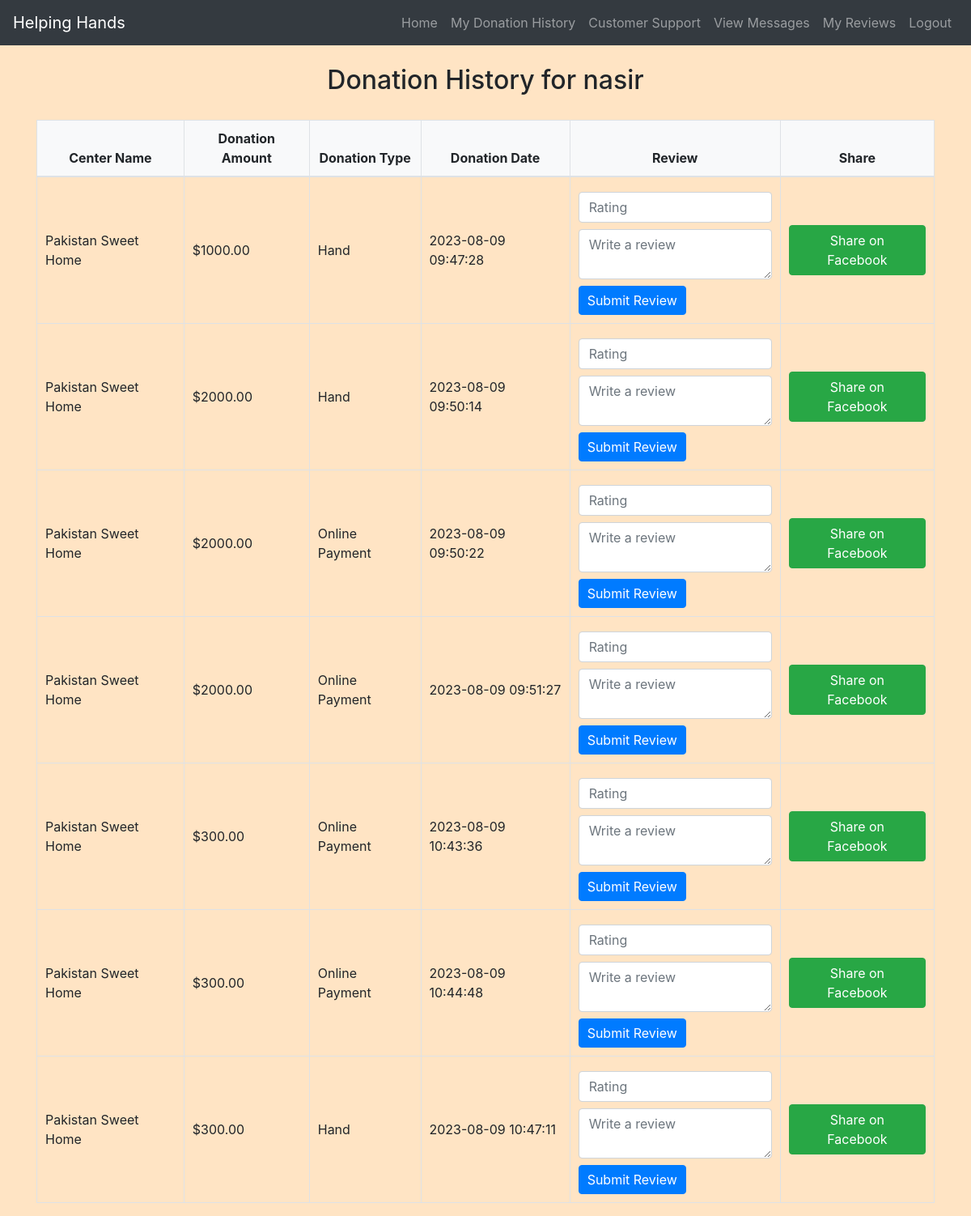
The app's page /donation_history.php (signed in) with its own data.
### tables this page shows
CREATE TABLE `donations` (
  `Donation_ID` int(11) NOT NULL,
  `User_ID` int(11) DEFAULT NULL,
  `Center_ID` int(11) DEFAULT NULL,
  `Donation_Amount` decimal(10,2) DEFAULT NULL,
  `Donation_Type` varchar(20) DEFAULT NULL,
  `Donation_Date` datetime DEFAULT NULL
);

CREATE TABLE `donation_centers` (
  `Center_ID` int(11) NOT NULL,
  `Name` varchar(255) NOT NULL,
  `Category_ID` int(11) NOT NULL,
  `Location` varchar(255) NOT NULL,
  `Contact_Number` varchar(20) NOT NULL,
  `Description` text NOT NULL,
  `Picture` varchar(255) DEFAULT NULL
);

### donation_history.php (the view, shortened to what this page needs)
<?php
include('config.php');
$user_id = $_SESSION["id"];
$sql_user = "SELECT id, username, email, age FROM users WHERE id = ?";
$stmt_user = mysqli_prepare($conn, $sql_user);
mysqli_stmt_bind_param($stmt_user, "i", $user_id);
mysqli_stmt_execute($stmt_user);
mysqli_stmt_bind_result($stmt_user, $fetched_id, $username, $email, $age);
$donation_history = [];
$sql_donations = "SELECT dc.Center_ID, dc.Name AS center_name, d.Donation_Amount, d.Donation_Type, d.Donation_Date
                  FROM Donations d
                  JOIN Donation_Centers dc ON d.Center_ID = dc.Center_ID
                  WHERE d.User_ID = ?";
$stmt_donations = mysqli_prepare($conn, $sql_donations);
mysqli_stmt_bind_param($stmt_donations, "i", $user_id);
mysqli_stmt_execute($stmt_donations);
$result_donations = mysqli_stmt_get_result($stmt_donations);
if ($result_donations) {
    while ($row = mysqli_fetch_assoc($result_donations)) {
        $donation_history[] = $row;
    }
}
?>
<!DOCTYPE html>
<html>
<head>
    <link rel="stylesheet" href="https://maxcdn.bootstrapcdn.com/bootstrap/4.5.2/css/bootstrap.min.css">
    <link rel="stylesheet" href="./css/style.css">
</head>
<body>
<?php include('navbar.php'); ?>
    <div class="container">
        <h2 class="mt-4">Donation History for <?php echo $username; ?></h2>
        <table class="table table-bordered">
            <thead>
                <tr>
                    <th>Center Name</th>
                    <th>Donation Amount</th>
                    <th>Donation Type</th>
                    <th>Donation Date</th>
                    <th>Review</th>
                    <th>Share</th>
                </tr>
            </thead>
            <tbody>
                <?php foreach ($donation_history as $donation): ?>
                <tr>
                    <td><?php echo $donation['center_name']; ?></td>
                    <td>$<?php echo $donation['Donation_Amount']; ?></td>
                    <td><?php echo $donation['Donation_Type']; ?></td>
                    <td><?php echo $donation['Donation_Date']; ?></td>
                    <td>
                        <form action="" method="post">
                            <input class="mt-2 form-control" type="number" name="rating" placeholder="Rating" min="1" max="5" required>
                            <textarea class="mt-2 form-control" name="review" placeholder="Write a review" required></textarea>
                            <button class="mt-2 btn btn-primary" type="submit">Submit Review</button>
                        </form>
                    </td>
                    <td>
                        <a class="btn btn-success" href="https://www.facebook.com/sharer/sharer.php?u=<?php echo urlencode("http://yourwebsite.com"); ?>&quote=Check out this amazing donation center!" target="_blank">Share on Facebook</a>
                    </td>
                </tr>
                <?php endforeach; ?>
            </tbody>
        </table>
    </div>
</body>
</html>

### navbar.php (shortened to what this page needs)
<nav class="navbar navbar-expand-lg navbar-dark bg-dark">
    <a class="navbar-brand" href="home.php">Helping Hands</a>
    <div class="collapse navbar-collapse" id="navbarNav">
        <ul class="navbar-nav ml-auto">
            <?php
            if (isset($_SESSION["id"]) && !empty($_SESSION["id"])) {
                echo '<li class="nav-item"><a class="nav-link" href="home.php">Home</a></li>';
                echo '<li class="nav-item"><a class="nav-link" href="donation_history.php">My Donation History</a></li>';
                echo '<li class="nav-item"><a class="nav-link" href="contact_support.php">Customer Support</a></li>';
                echo '<li class="nav-item"><a class="nav-link" href="view_messages.php">View Messages</a></li>';
                echo '<li class="nav-item"><a class="nav-link" href="user_reviews.php">My Reviews</a></li>';
                echo '<li class="nav-item"><a class="nav-link" href="logout.php">Logout</a></li>';
            } else {
                echo '<li class="nav-item"><a class="nav-link" href="register.php">Register</a></li>';
                echo '<li class="nav-item"><a class="nav-link" href="login.php">Login</a></li>';
                echo '<li class="nav-item"><a class="nav-link" href="./admin/admin_login.php">Admin Login</a></li>';
            }
            ?>
        </ul>
    </div>
</nav>

### css/style.css (style rules this page uses)
body { background-color: bisque; }
h1, h2, h3, h4 { text-align: center; margin-top: 30px; margin-bottom: 30px; }
.table { width: 100%; border-collapse: collapse; margin-top: 20px; }
.table th, .table td { padding: 10px; border: 1px solid #dee2e6; }
.table thead th { background-color: #f8f9fa; font-weight: bold; text-align: center; }
.table tbody td { vertical-align: middle; }
.btn-primary { padding: 5px 10px; }

### records on screen
donations: Center_ID.Name "Pakistan Sweet Home", Donation_Amount "1000.00", Donation_Type "Hand", Donation_Date "2023-08-09 09:47:28"
donations: Center_ID.Name "Pakistan Sweet Home", Donation_Amount "2000.00", Donation_Type "Hand", Donation_Date "2023-08-09 09:50:14"
donations: Center_ID.Name "Pakistan Sweet Home", Donation_Amount "2000.00", Donation_Type "Online Payment", Donation_Date "2023-08-09 09:50:22"
donations: Center_ID.Name "Pakistan Sweet Home", Donation_Amount "2000.00", Donation_Type "Online Payment", Donation_Date "2023-08-09 09:51:27"
donations: Center_ID.Name "Pakistan Sweet Home", Donation_Amount "300.00", Donation_Type "Online Payment", Donation_Date "2023-08-09 10:43:36"
donations: Center_ID.Name "Pakistan Sweet Home", Donation_Amount "300.00", Donation_Type "Online Payment", Donation_Date "2023-08-09 10:44:48"
donations: Center_ID.Name "Pakistan Sweet Home", Donation_Amount "300.00", Donation_Type "Hand", Donation_Date "2023-08-09 10:47:11"

### other values on screen
$username "nasir"
